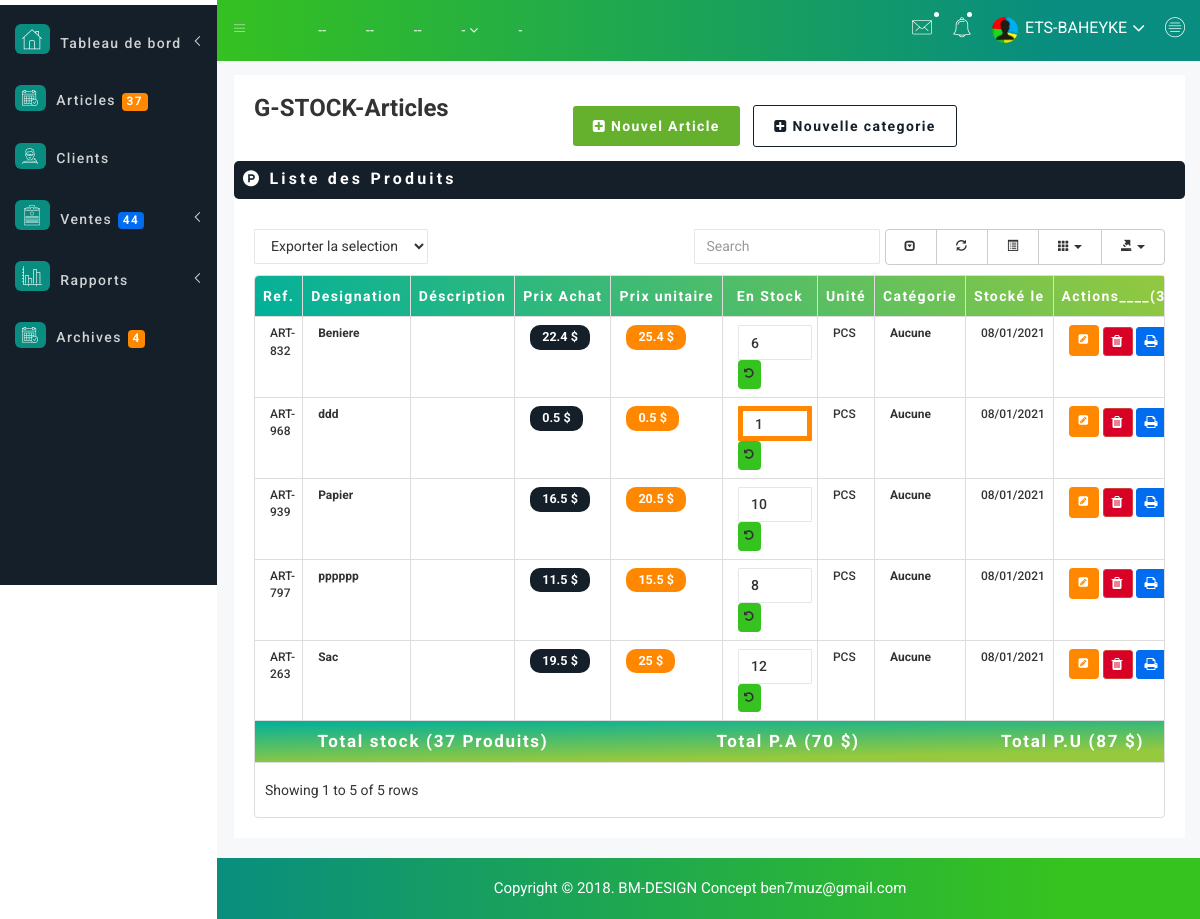
The app's page /medicaments.php (signed in) with its own data.
### tables this page shows
CREATE TABLE `t_produits` (
  `id` int(11) NOT NULL,
  `ref_prod` varchar(30) NOT NULL,
  `designation` varchar(100) NOT NULL,
  `dci` varchar(100) NOT NULL,
  `frm_dos` varchar(100) NOT NULL,
  `prix_gros` double NOT NULL,
  `prix_unit` double NOT NULL,
  `devise` varchar(12) NOT NULL,
  `stock` int(10) NOT NULL,
  `unite` varchar(30) NOT NULL,
  `Descript` text NOT NULL,
  `date_prod` varchar(15) NOT NULL,
  `date_expirat` varchar(15) NOT NULL,
  `fabricant` varchar(100) NOT NULL,
  `date_creat` varchar(25) NOT NULL,
  `categ` int(10) NOT NULL,
  `Lib_cat` varchar(100) NOT NULL,
  `user_id` varchar(35) NOT NULL,
  `etat` int(11) NOT NULL
);

### medicaments.php (the view, shortened to what this page needs)
<?php
require('includes/dbconnect.php');
$critere1=" ";
$req=$bdd->prepare('Select * from t_produits WHERE etat=1'.$critere1.'order by designation');
$req->execute(array());
$cpt_prix_A =0;
$cpt_prix_U =0;
$cpt_tot_stock =0;
?>
<!doctype html>
<html class="no-js" lang="en">
<head>
    <link rel="stylesheet" href="css/bootstrap.min.css">
    <link rel="stylesheet" href="css/font-awesome.min.css">
    <link rel="stylesheet" href="css/owl.carousel.css">
    <link rel="stylesheet" href="css/owl.theme.css">
    <link rel="stylesheet" href="css/owl.transitions.css">
    <link rel="stylesheet" href="css/animate.css">
    <link rel="stylesheet" href="css/normalize.css">
    <link rel="stylesheet" href="css/meanmenu.min.css">
    <link rel="stylesheet" href="css/main.css">
    <link rel="stylesheet" href="css/educate-custon-icon.css">
    <link rel="stylesheet" href="css/morrisjs/morris.css">
    <link rel="stylesheet" href="css/scrollbar/jquery.mCustomScrollbar.min.css">
    <link rel="stylesheet" href="css/metisMenu/metisMenu.min.css">
    <link rel="stylesheet" href="css/metisMenu/metisMenu-vertical.css">
    <link rel="stylesheet" href="css/calendar/fullcalendar.min.css">
    <link rel="stylesheet" href="css/calendar/fullcalendar.print.min.css">
    <link rel="stylesheet" href="css/editor/select2.css">
    <link rel="stylesheet" href="css/editor/datetimepicker.css">
    <link rel="stylesheet" href="css/editor/bootstrap-editable.css">
    <link rel="stylesheet" href="css/editor/x-editor-style.css">
    <link rel="stylesheet" href="css/data-table/bootstrap-table.css">
    <link rel="stylesheet" href="css/data-table/bootstrap-editable.css">
    <link rel="stylesheet" href="style.css">
    <link rel="stylesheet" href="css/custom.css">
    <link rel="stylesheet" href="css/modals.css">
    <link rel="stylesheet" href="css/responsive.css">
    <link rel="stylesheet" href="css/form/all-type-forms.css">
    <link rel="stylesheet" href="css/select2/select2.min.css">
    <link rel="stylesheet" href="css/chosen/bootstrap-chosen.css">
    <link rel="stylesheet" href="css/alerts.css">
</head>
<body>
     <?php require('includes/sidebar.php'); ?>
    <div class="all-content-wrapper">
        <div class="container-fluid">
            <div class="row">
                <div class="col-lg-12 col-md-12 col-sm-12 col-xs-12">
                    <div class="logo-pro">
                        <a href="index.html"><img class="main-logo" src="img/logo/logo.png" alt="" /></a>
                    </div>
                </div>
            </div>
        </div>
        <div class="header-advance-area">
            <?php require('includes/header.php'); ?>
            <div class="breadcome-area" style="margin-left: 19px !important;">
                <div class="container-fluid" id="entete">
                    <div class="row">
                        <div class="col-lg-12 col-md-12 col-sm-12 col-xs-12">
                            <div class="breadcome-list single-page-breadcome" style="margin-bottom: -6px !important;">
                                <div class="row">
                                    <div class="col-lg-4 col-md-4 col-sm-4 col-xs-12">
                                        <div class="breadcome-heading">
                                            <h3>G-STOCK-Articles</h3>
                                        </div>
                                    </div>
                                    <div class="col-lg-8 col-md-8 col-sm-8 col-xs-12">
                                       <div class="modal-area-button">
                               <a class="Warning Warning-color mg-b-10" href="#" data-toggle="modal" data-target="#WarningModalftblack" style="font-weight: bolder; letter-spacing: 0.1em;"><i class="fa fa-plus-square"></i> Nouvel Article</a>
                                <a class="Information Information-color mg-b-10" href="#" data-toggle="modal" data-target="#InformationproModalhdbgcl" style="background-color:white;color:#141F29;border: 1px solid#141F29; font-weight: bolder; letter-spacing: 0.1em;"><i class="fa fa-plus-square"></i> Nouvelle categorie</a>
                            </div>
                                    </div>
                                </div>
                            </div>
                        </div>
                    </div>
                </div>
            </div>
        </div>
        <div class="data-table-area mg-b-15" style="margin-left: 19px !important;">
            <div class="container-fluid">
                <div class="row">
                    <div class="col-lg-12 col-md-12 col-sm-12 col-xs-12">
                         <div class="main-sparkline13-hd" style="border-radius: 5px; padding: 9px 4px 1px 9px;background-color:#141F29;">
                         <h1 style="color:white;font-size: 16px !important;letter-spacing: 0.2em"><i class="fa fa-product-hunt"></i> Liste <span class="table-project-n">des</span> Produits</h1>
                                </div>
                        <div class="sparkline13-list">
                            <div class="sparkline13-graph">
                                <div class="datatable-dashv1-list custom-datatable-overright">
                                    <div id="toolbar">
                                        <select class="form-control dt-tb">
											<option value="">Exporter la selection</option>
										</select>
                                    </div>
                                    <table id="table" data-toggle="table" data-pagination="true" data-search="true" data-show-columns="true" data-show-pagination-switch="true" data-show-refresh="true" data-key-events="true" data-show-toggle="true" data-resizable="true" data-cookie="true"
                                        data-cookie-id-table="saveId" data-show-export="true" data-click-to-select="true" data-toolbar="#toolbar">
                                        <thead class="gradient-ohhappiness" style="color:white;">
                                            <tr>
                                                <th>Ref.</th>
												<th>Designation</th>
												<th>Déscription</th>
												<th>Prix Achat</th>
												<th>Prix unitaire</th>
												<th>En Stock</th>
                                                <th>Unité</th>
												<th>Catégorie</th>
												<th>Stocké le</th>
												<th>Actions____(3)</th>
                                            </tr>
                                        </thead>
                                        <tbody>
                                            <?php
											while($lignes=$req->fetch()){
											?>
                                           <tr >
                                              <td><?=$lignes['ref_prod'];?></td>
												<td style="font-weight: bolder; text-align: left !important;" ><span style="font-weight: bolder;"><?=$lignes['designation'];?></td>
												<td><?=$lignes['Descript'];?></td-->
												<td>
                                                <a><span class='badge bg-success' style='font-size: 0.9em; padding: 6px 12px 6px 12px ; background-color: #141F29;'><?php echo $lignes['prix_gros'].' $'; ?></span></a>
                                            </td>
                                            <td>
                                                 <a><span class='badge bg-success' style='font-size: 0.9em; padding: 6px 12px 6px 12px ; background-color: #FF8800;'><?php echo $lignes['prix_unit'].' $'; ?></span></a>
                                            </td>
												<td>
												<form action="traitement/produit-traitement.php" method="post">
												<input name="qte_stock" id="qte_stock" type="number" class="form-control valid" placeholder="Quantité en stock" min=1 max='10000' value="<?=$lignes['stock'];?>" style="width:74px !important; display:inline-block;<?php if($lignes['stock']<=3 AND $lignes['stock']>0){ echo 'border:5px solid #FF8800';} else if($lignes['stock']<=0){echo 'border:5px solid #D80027';}?>">
												<button type="submit" name="btn-stock" id=""  class="btn btn-md btn-stock" style="background-color: #36C21F; display: inline;padding: 5px;" title="M.A.J Stock : <?=$lignes['designation'];?>"><i class="fa fa-undo"></i></button>
												</form>
												</td>
                                                <td><?=$lignes['unite'];?></td>
												<td><span style="font-weight: bolder;"><?=$lignes['Lib_cat'];?></td>
												<td><?=$lignes['date_prod'];?></td>
												<td>
                                                <a href="#edit<?php echo $lignes['id']; ?>" data-toggle="modal" title="Modifier le produit : <?=$lignes['designation']?>">
                                                    <button type='button' class='btn btn-default btn-md' style="background-color: #FF8800; padding: 5px 8px !important; color: white; border: 2px solid #FF8800;"><i
                                                    class='fa fa-pencil-square' aria-hidden='true'></i>
                                                    </button>
                                                </a>
												<a href="traitement/produit-traitement.php?spr_prd=<?=$lignes['id'];?>&desi=<?=$lignes['designation'];?>" class="btn btn-danger btn-xs btn-supp" data-toggle="modal" style="color:white; background-color: #D80027; padding: 3px 8px !important;" title="Supprimer le produit : <?=$lignes['designation']?>"><i class="fa fa-trash"></i></a>
												<a href="#SupNumero18" class="btn btn-danger btn-xs" data-toggle="modal" style="color:white;
												background-color: #006DF0; border-color:#006DF0;padding: 3px 8px !important;" title="Imprimer la liste des medicaments."><i class="fa fa-print"></i></a>
												</td>
											</tr>
                                           <?php
											$cpt_prix_A = $cpt_prix_A+$lignes['prix_gros'];
											$cpt_prix_U = $cpt_prix_U+$lignes['prix_unit'];
											$cpt_tot_stock =$cpt_tot_stock+$lignes['stock'];
											} ?>
                                         </tbody>
                                          <tfoot style="background: linear-gradient(179deg,#00b09b ,#96c93d 80%) !important; color:white;font-size: 17px !important;text-align: center !important;">
                                            <tr>
                                                <th colspan="4" style="text-align: center;">Total stock (<?php echo $cpt_tot_stock." Produits"; ?>)</th>
												<th colspan="4" style="text-align: center;">Total P.A (<?php echo number_format($cpt_prix_A,0,',','.')." $";?>)</th>
												<th colspan="4" style="text-align: center;">Total P.U (<?php echo number_format($cpt_prix_U,0,',','.')." $";?>)</th>
                                            </tr>
                                        </tfoot>
                                     </table>
                                </div>
                            </div>
                        </div>
                    </div>
                </div>
            </div>
        </div>
                            </div>
        <div class="footer-copyright-area" style="background: linear-gradient(to left,#36C21F 14%, #088D80) !important;">
            <div class="container-fluid">
                <div class="row">
                    <div class="col-lg-12 col-md-12 col-sm-12 col-xs-12">
                        <div class="footer-copy-right">
                            <p>Copyright © 2018. BM-DESIGN Concept <a href="https://colorlib.com/wp/templates/">ben7muz@gmail.com</a></p>
                        </div>
                    </div>
                </div>
            </div>
        </div>
</body>
</html>

### records on screen
t_produits: ref_prod "ART-832", designation "Beniere", prix_gros "22.4", prix_unit "25.4", qte_stock "6", unite "PCS", Lib_cat "Aucune", date_prod "08/01/2021"
t_produits: ref_prod "ART-968", designation "ddd", prix_gros "0.5", prix_unit "0.5", qte_stock "1", unite "PCS", Lib_cat "Aucune", date_prod "08/01/2021"
t_produits: ref_prod "ART-939", designation "Papier", prix_gros "16.5", prix_unit "20.5", qte_stock "10", unite "PCS", Lib_cat "Aucune", date_prod "08/01/2021"
t_produits: ref_prod "ART-797", designation "pppppp", prix_gros "11.5", prix_unit "15.5", qte_stock "8", unite "PCS", Lib_cat "Aucune", date_prod "08/01/2021"
t_produits: ref_prod "ART-263", designation "Sac", prix_gros "19.5", prix_unit "25", qte_stock "12", unite "PCS", Lib_cat "Aucune", date_prod "08/01/2021"

### other values on screen
$nbre_prod "37"
$ventes "44"
$fichier "4"
$_SESSION['user'] "ETS-BAHEYKE"
$cpt_tot_stock "37"
$cpt_prix_A "70"
$cpt_prix_U "87"
